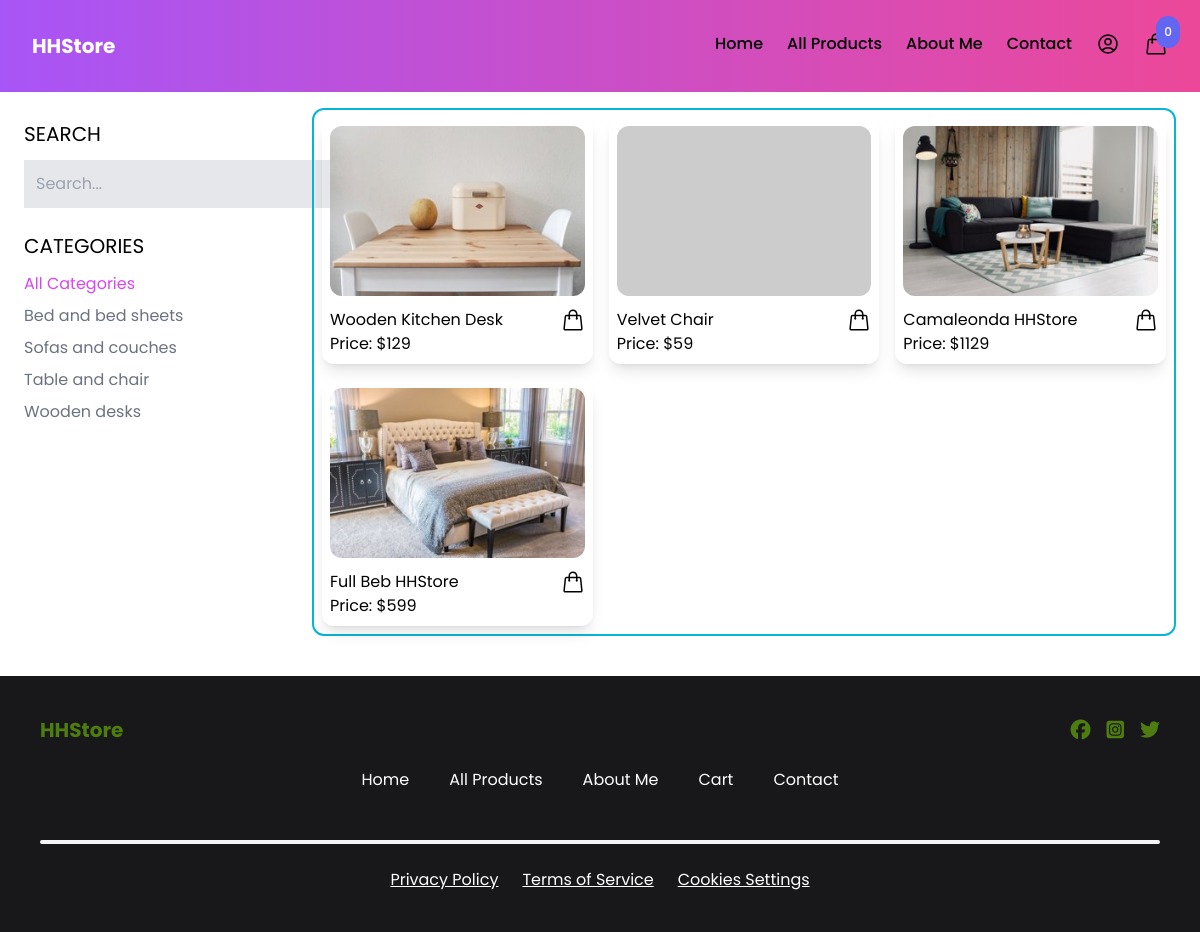
Screenshot of /products/ with the database file from the repository.
### product/models.py (models this page shows, shortened)
class Category(models.Model):
    name = models.CharField(max_length=200)
    slug = models.SlugField()
    image = models.ImageField(upload_to="category_image", blank=True, null=True)
    thumbnail = models.ImageField(upload_to='thumbnail_image', blank=True, null=True)
    class Meta:
        ordering = ('name', )
        verbose_name_plural = "Categories"

class Product(models.Model):
    category = models.ForeignKey(Category, on_delete=models.CASCADE, blank=True, null=True)
    name = models.CharField(max_length=200)
    price = models.IntegerField()
    description = models.TextField(max_length=2000)
    slug = models.SlugField()
    created_at = models.DateTimeField(auto_now_add=True)
    image = models.ImageField(upload_to="product_image", blank=True, null=True)
    thumbnail = models.ImageField(upload_to='thumbnail_image', blank=True, null=True)
    class Meta:
        ordering = ('-created_at', )
    def get_thumbnail(self):
        if self.thumbnail:
            return self.thumbnail.url
        else:
            if self.image:
                self.thumbnail = self.make_thumbnail(self.image)
                self.save()
                return self.thumbnail.url
            else:
                return 'https://via.placeholder.com/300x200.jpg'

### core/views.py (the view)
# urls.py: path('products/', views.shop, name='shop'),
def shop(request):
    products = Product.objects.all()
    categories = Category.objects.all()
    search = request.GET.get('search', '')
    if search:
        products = products.filter(Q(name__icontains=search) | Q(description__icontains=search))
    active_category = request.GET.get('category' ,'')
    if active_category:
        products = products.filter(category__slug=active_category)
    return render(request, "core/shop.html", {
        'products': products,
        'categories':categories,
        'active_category': active_category,
    })

### cart/cart.py (called while the page is built)
    def __len__(self):
        return sum(item['quantity'] for item in self.cart.values())

### cart/context_processors.py (called while the page is built)
def cart(request):
    return {'cart': Cart(request)}

### core/templates/core/shop.html (shortened to what this page needs)
{% extends "core/base.html" %}
{% block content %}
    <main class="max-w-6xl mx-auto flex mt-4">
        <aside class="w-full lg:w-1/4">
            <h2 class="mt-3 text-xl">SEARCH</h2>
            <form method='get' action='.'>
                <div class="mt-3 flex">
                    <input type="text" name="search" placeholder="Search..." class="p-3 border-0 bg-gray-200"/>
                    <button class="p-3 bg-gray-200">
                    </button>
                </div>
            </form>
            <h2 class="mt-6 text-xl">CATEGORIES</h2>
            <ul class="mt-3 space-y-2">
                <li><a
                        href="{% url 'core:shop' %}"
                        class="{% if not active_category %}text-fuchsia-500{% else %}text-gray-500{% endif %}"
                    >
                        All Categories
                    </a>
                </li>
                {% for category in categories %}
                    <li><a href="{% url 'core:shop' %}?category={{ category.slug }}" class="{% if category.slug == active_category %}text-fuchsia-500{% else %}text-gray-500{% endif %}">{{ category.name }}</a></li>
                {% endfor %}
            </ul>
        </aside>
        <div class="w-full lg:w-3/4 border-2 border-cyan-500 rounded-xl p-2">
            <div class="grid grid-cols-3 gap-4" id="shop_list_product">
                {% for product in products %}
                    {% include "product/partials/list_product.html" %}
                {% endfor %}
            </div>
        </div>
    </main>
{% endblock %}

### core/templates/core/base.html (shortened to what this page needs)
<!doctype html>
<html lang="en-US">
    <head>
        <script src="https://cdn.tailwindcss.com"></script>
        {% load static %}
        <link rel="stylesheet" href="{% static 'css/styles.css' %}"/>
        {% load static %}
        <link href="{% static 'fontawesomefree/css/fontawesome.css' %}" rel="stylesheet" type="text/css">
        <link href="{% static 'fontawesomefree/css/brands.css' %}" rel="stylesheet" type="text/css">
        <link href="{% static 'fontawesomefree/css/solid.css' %}" rel="stylesheet" type="text/css">
    </head>
    <body>
        <div class="bg-gradient-to-r from-purple-500 to-pink-500">
            <nav class="p-8 flex justify-between">
                <div class="">
                    <a href="{% url 'core:homepage' %}">
                        <h2 class="text-xl text-white font-bold">HHStore</h2>
                    </a>
                </div>
                <div class="flex flex-warp space-x-6 font-medium">
                    <a href="{% url 'core:homepage' %}">Home</a>
                    <a href="{% url 'core:shop' %}">All Products</a>
                    <a href="{% url 'core:about_me' %}">About Me</a>
                    <a href="#">Contact</a>
                    <a
                        href="{% if not request.user.is_authenticated %}{% url 'core:login' %}{% else %}{% url 'core:myaccount' %}{% endif %}"
                        class=""
                    >
                    </a>
                    <div
                        hx-get="{% url 'cart:hx_menu_cart' %}"
                        hx-trigger="update-menu-cart from:body"
                        hx-swap="innerHTML"
                    >
                        {% include "cart/partials/menu_cart.html" %}
                    </div>
                </div>
            </nav>
        </div>
        {% block content %}
        {% endblock %}
    </body>
    <footer class="bg-zinc-900 p-10 mt-10">
        <div class="flex justify-between">
            <h2 class="text-xl text-lime-700 font-bold">HHStore</h2>
            <div class="flex space-x-4 text-lime-700 text-xl">
                <a href="#"><i class="fa-brands fa-facebook"></i></a>
                <a href="#"><i class="fa-brands fa-square-instagram"></i></a>
                <a href="#"><i class="fa-brands fa-twitter"></i></a>
            </div>
        </div>
        <div class="mt-6 flex items-center justify-center text-white space-x-10">
            <a href="{% url 'core:homepage' %}">Home</a>
            <a href="{% url 'core:shop' %}">All Products</a>
            <a href="{% url 'core:about_me' %}">About Me</a>
            <a href="{% url 'cart:cart' %}">Cart</a>
            <a href="#">Contact</a>
        </div>
        <hr class="w-full h-1 mx-auto mt-12 bg-gray-100 border-0 rounded  dark:bg-gray-700">
        <div class="mt-6 flex items-center justify-center text-white space-x-6">
            <a href="#" class="underline">Privacy Policy</a>
            <a href="#" class="underline">Terms of Service</a>
            <a href="#" class="underline">Cookies Settings</a>
        </div>
    </footer>
</html>

### cart/templates/cart/partials/menu_cart.html (shortened to what this page needs)
<a href="{% url 'cart:cart' %}" id="menu-cart-button" class="relative">
    <span class="p-2 absolute -top-4 -right-3 bg-indigo-500 text-white text-xs rounded-full">{{ cart|length }}</span>
</a>

### product/templates/product/partials/list_product.html (shortened to what this page needs)
<div class="p-2 shadow-lg rounded-xl">
    <a href="{% url 'product:detail' product.slug %}">
        <img class="rounded-xl hover:shadow-xl" src="{{ product.get_thumbnail }}">
    </a>
    <div class="pt-3 flex items-center justify-between">
        <a href="{% url 'product:detail' product.slug %}" class="hover:text-lime-700">{{ product.name }}</a>
        <a
            href="#"
            class="hover:text-lime-700"
            hx-get="{% url 'cart:add_to_cart' product.id %}"
            hx-target="#menu-cart-button"
            hx-swap="innerHTML"
        >
        </a>
    </div>
    <p>Price: ${{ product.price }}</p>
</div>

### static/css/styles.css (style rules this page uses)
body { font-family: 'Poppins', sans-serif; }

### rows the page displays
Category: name "Bed and bed sheets"
Category: name "Sofas and couches"
Category: name "Table and chair"
Category: name "Wooden desks"
Product: get_thumbnail (picture), name "Wooden Kitchen Desk", price "129"
Product: name "Velvet Chair", price "59"
Product: get_thumbnail (picture), name "Camaleonda HHStore", price "1129"
Product: get_thumbnail (picture), name "Full Beb HHStore", price "599"

### other values shown
{{ cart|length }} "0"
